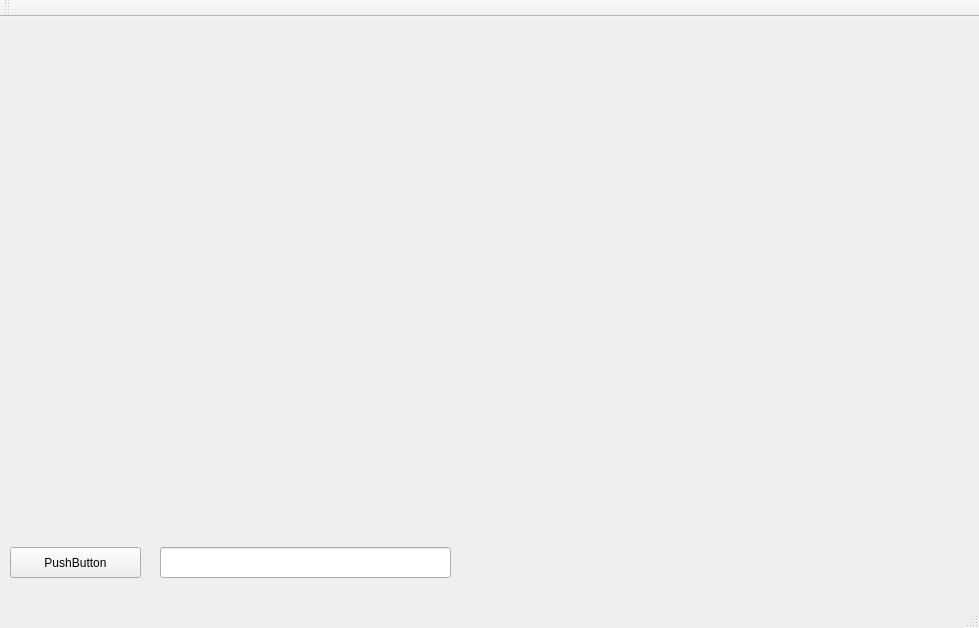
<?xml version="1.0" encoding="UTF-8"?>
<ui version="4.0">
 <class>MainWindow</class>
 <widget class="QMainWindow" name="MainWindow">
  <property name="geometry">
   <rect>
    <x>0</x>
    <y>0</y>
    <width>979</width>
    <height>628</height>
   </rect>
  </property>
  <property name="windowTitle">
   <string>MainWindow</string>
  </property>
  <widget class="QWidget" name="centralWidget">
   <widget class="QPushButton" name="pushButton">
    <property name="geometry">
     <rect>
      <x>10</x>
      <y>530</y>
      <width>131</width>
      <height>31</height>
     </rect>
    </property>
    <property name="text">
     <string>PushButton</string>
    </property>
    <property name="autoDefault">
     <bool>false</bool>
    </property>
   </widget>
   <widget class="QLineEdit" name="lineEdit">
    <property name="geometry">
     <rect>
      <x>160</x>
      <y>530</y>
      <width>291</width>
      <height>31</height>
     </rect>
    </property>
   </widget>
  </widget>
  <widget class="QMenuBar" name="menuBar">
   <property name="geometry">
    <rect>
     <x>0</x>
     <y>0</y>
     <width>979</width>
     <height>26</height>
    </rect>
   </property>
  </widget>
  <widget class="QToolBar" name="mainToolBar">
   <attribute name="toolBarArea">
    <enum>TopToolBarArea</enum>
   </attribute>
   <attribute name="toolBarBreak">
    <bool>false</bool>
   </attribute>
  </widget>
  <widget class="QStatusBar" name="statusBar"/>
 </widget>
 <layoutdefault spacing="6" margin="11"/>
 <resources/>
 <connections/>
</ui>
